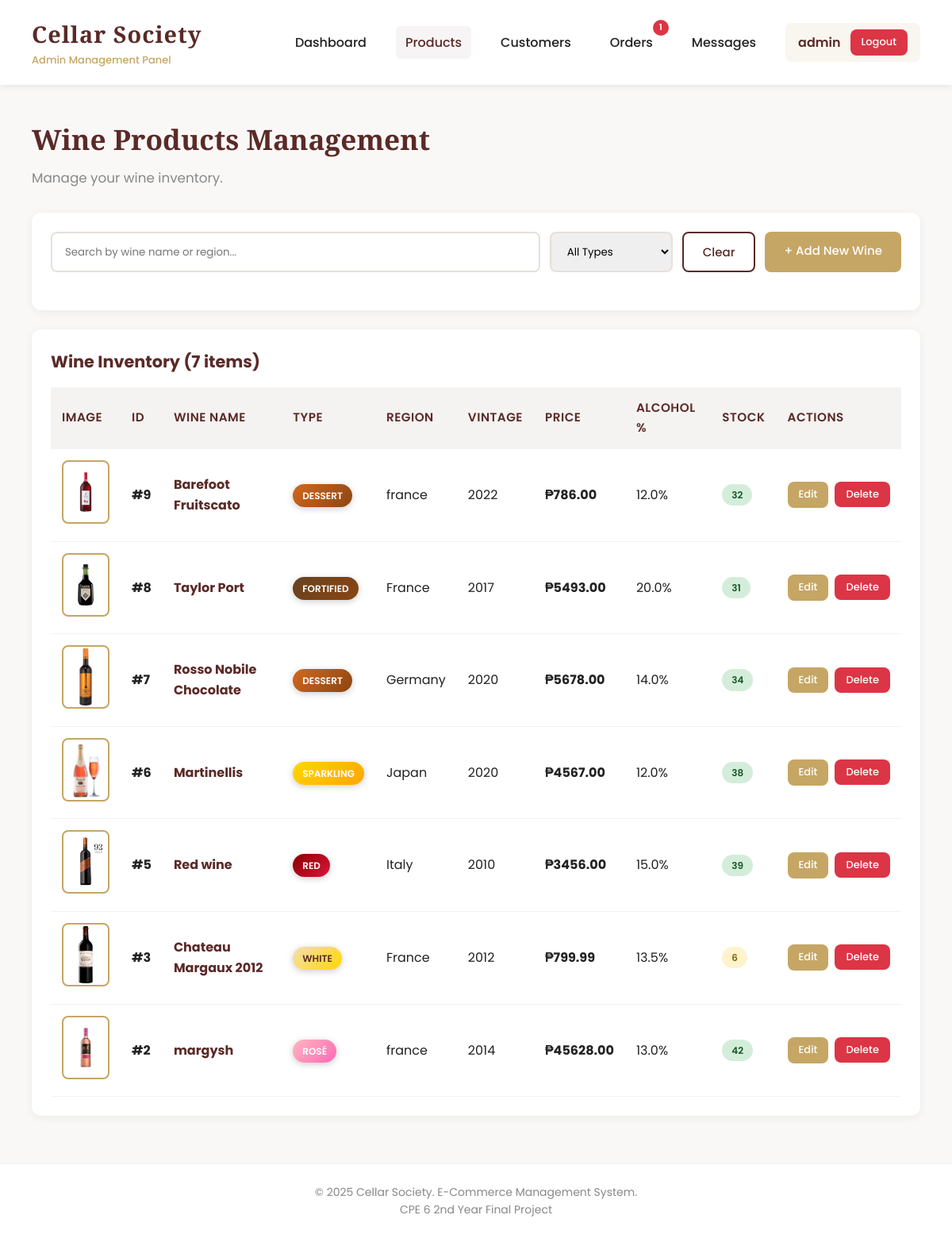
Page /products (signed in) on the earlier database version.
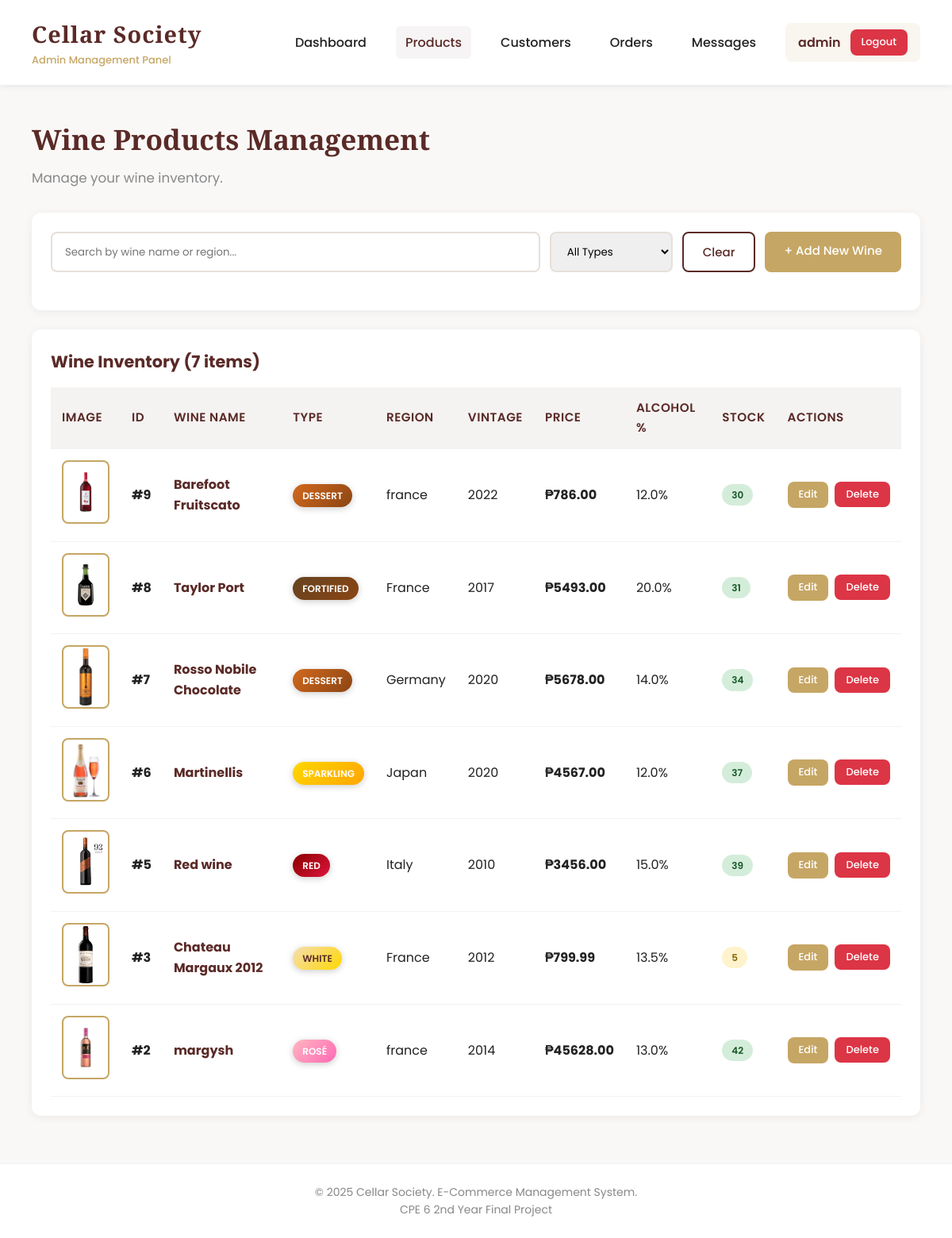
Same page on the later database version.
### tables this page shows
CREATE TABLE products (
        id INTEGER PRIMARY KEY AUTOINCREMENT,
        name TEXT NOT NULL,
        type TEXT NOT NULL,
        region TEXT NOT NULL,
        vintage INTEGER NOT NULL,
        price REAL NOT NULL,
        alcohol REAL NOT NULL,
        stock INTEGER NOT NULL,
        description TEXT,
        image_url TEXT,
        created_at TIMESTAMP DEFAULT CURRENT_TIMESTAMP
    );

### app.py (the view)
@app.route('/products')
@login_required
def products():
    conn = get_db_connection()
    products = conn.execute('SELECT * FROM products ORDER BY created_at DESC').fetchall()
    conn.close()
    load_products_to_cache()
    return render_template('admin/products.html', products=products)

### app.py (called while the page is built)
def get_db_connection():
    conn = sqlite3.connect('cellar_society.db')
    conn.row_factory = sqlite3.Row
    return conn

def load_products_to_cache():
    conn = sqlite3.connect('cellar_society.db')
    c = conn.cursor()
    c.execute("SELECT * FROM products")
    products = c.fetchall()
    conn.close()
    product_cache.table.clear()
    for p in products:
        product_data = {
            'id': p[0],
            'name': p[1],
            'type': p[2],
            'region': p[3],
            'vintage': p[4],
            'price': p[5],
            'alcohol': p[6],
            'stock': p[7],
            'description': p[8],
            'image_url': p[9]
        }
        product_cache.insert(p[0], product_data)

def login_required(f):
    @wraps(f)
    def decorated_function(*args, **kwargs):
        if 'admin_id' not in session:
            flash('Please login first', 'error')
            return redirect(url_for('login'))
        return f(*args, **kwargs)
    return decorated_function

def get_admin_notification_counts():
    conn = get_db_connection()
    pending_orders = conn.execute('''
        SELECT COUNT(*) as count FROM orders
        WHERE status = 'Pending'
    ''').fetchone()['count']
    processing_orders = conn.execute('''
        SELECT COUNT(*) as count FROM orders
        WHERE status = 'Processing'
    ''').fetchone()['count']
    unread_messages = conn.execute('''
        SELECT COUNT(*) as count FROM messages
        WHERE sender_type = 'customer' AND is_read = 0
    ''').fetchone()['count']
    conn.close()
    total = pending_orders + processing_orders + unread_messages
    return {
        'pending_orders': pending_orders,
        'processing_orders': processing_orders,
        'unread_messages': unread_messages,
        'total': total
    }

@app.context_processor
def inject_admin_notifications():
    return {
        'notifications': get_admin_notification_counts()
    }

    def insert(self, product_id, product_data):
        self.table[product_id] = product_data

### templates/admin/products.html (shortened to what this page needs)
{% extends "admin/base.html" %}
{% block content %}
<div class="page-header">
    <h2>Wine Products Management</h2>
    <p>Manage your wine inventory.</p>
</div>
<div class="card">
    <div class="search-bar">
        <input type="text" id="searchInput" placeholder="Search by wine name or region..." oninput="filterProducts()">
        <select id="typeFilter" onchange="filterProducts()">
            <option value="">All Types</option>
        </select>
        <button onclick="clearFilters()" class="btn ghost">Clear</button>
        <a href="{{ url_for('add_product') }}" class="btn accent">+ Add New Wine</a>
    </div>
</div>
<div class="card">
    <h3 id="productCount">Wine Inventory ({{ products|length }} items)</h3>
    {% if products %}
    <div class="table-container">
        <table>
            <thead>
                <tr>
                    <th>Image</th>
                    <th>ID</th>
                    <th>Wine Name</th>
                    <th>Type</th>
                    <th>Region</th>
                    <th>Vintage</th>
                    <th>Price</th>
                    <th>Alcohol %</th>
                    <th>Stock</th>
                    <th>Actions</th>
                </tr>
            </thead>
            <tbody id="productTableBody">
                {% for product in products %}
                <tr>
                    <td>
                        {% if product.image_url %}
                        <img src="{{ product.image_url }}"
                             alt="{{ product.name }}"
                             style="width: 60px; height: 80px; object-fit: contain; border-radius: 8px; border: 2px solid var(--accent); background: white; padding: 2px;">
                        {% else %}
                        <div style="width: 60px; height: 80px; background: rgba(198, 166, 100, 0.1); border-radius: 8px; display: flex; align-items: center; justify-content: center; color: var(--muted); font-size: 24px;">
                            🍷
                        </div>
                        {% endif %}
                    </td>
                    <td><strong>#{{ product.id }}</strong></td>
                    <td><strong style="color: var(--primary);">{{ product.name }}</strong></td>
                    <td>
                        {% if product.type == 'Red' %}
                            <span style="background: linear-gradient(135deg, #8B0000, #DC143C); color: white; padding: 6px 12px; border-radius: 20px; font-size: 12px; font-weight: 600;
                            text-transform: uppercase; box-shadow: 0 2px 8px rgba(0,0,0,0.2);">
                                Red
                            </span>
                        {% elif product.type == 'White' %}
                            <span style="background: linear-gradient(135deg, #F5DEB3, #FFD700); color: #5a2a27; padding: 6px 12px; border-radius: 20px; font-size: 12px; font-weight: 600;
                            text-transform: uppercase; box-shadow: 0 2px 8px rgba(0,0,0,0.2);">
                                White
                            </span>
                        {% elif product.type == 'Rosé' %}
                            <span style="background: linear-gradient(135deg, #FFB6C1, #FF69B4); color: white; padding: 6px 12px; border-radius: 20px; font-size: 12px; font-weight: 600;
                            text-transform: uppercase; box-shadow: 0 2px 8px rgba(0,0,0,0.2);">
                                Rosé
                            </span>
                        {% elif product.type == 'Sparkling' %}
                            <span style="background: linear-gradient(135deg, #FFD700, #FFA500); color: white; padding: 6px 12px; border-radius: 20px; font-size: 12px; font-weight: 600;
                            text-transform: uppercase; box-shadow: 0 2px 8px rgba(0,0,0,0.2);">
                                Sparkling
                            </span>
                        {% elif product.type == 'Dessert' %}
                            <span style="background: linear-gradient(135deg, #D2691E, #8B4513); color: white; padding: 6px 12px; border-radius: 20px; font-size: 12px; font-weight: 600;
                            text-transform: uppercase; box-shadow: 0 2px 8px rgba(0,0,0,0.2);">
                                Dessert
                            </span>
                        {% elif product.type == 'Fortified' %}
                            <span style="background: linear-gradient(135deg, #654321, #8B4513); color: white; padding: 6px 12px; border-radius: 20px; font-size: 12px; font-weight: 600;
                            text-transform: uppercase; box-shadow: 0 2px 8px rgba(0,0,0,0.2);">
                                Fortified
                            </span>
                        {% else %}
                            <span style="background: linear-gradient(135deg, var(--primary), #6a302c); color: white; padding: 6px 12px; border-radius: 20px; font-size: 12px; font-weight: 600;
                            text-transform: uppercase; box-shadow: 0 2px 8px rgba(0,0,0,0.2);">
                                {{ product.type }}
                            </span>
                        {% endif %}
                    </td>
                    <td>{{ product.region }}</td>
                    <td>{{ product.vintage }}</td>
                    <td><strong>₱{{ "%.2f"|format(product.price) }}</strong></td>
                    <td>{{ product.alcohol }}%</td>
                    <td>
                        {% if product.stock > 10 %}
                            <span class="badge success">{{ product.stock }}</span>
                        {% elif product.stock > 0 %}
                            <span class="badge warning">{{ product.stock }}</span>
                        {% else %}
                            <span class="badge danger">Out of Stock</span>
                        {% endif %}
                    </td>
                    <td>
                        <div class="actions">
                            <a href="{{ url_for('edit_product', product_id=product.id) }}" class="btn btn-small accent">Edit</a>
                            <form method="POST" action="{{ url_for('delete_product', product_id=product.id) }}" style="display: inline;" onsubmit="return confirm('Are you sure you want to delete {{ product.name }}?');">
                                <button type="submit" class="btn btn-small danger">Delete</button>
                            </form>
                        </div>
                    </td>
                </tr>
                {% endfor %}
            </tbody>
        </table>
    </div>
    {% else %}
    <div class="empty-state">
        <h3>No Wines Found</h3>
        <p>Start by adding your first wine product to the inventory.</p>
        <a href="{{ url_for('add_product') }}" class="btn primary" style="margin-top: 16px;">+ Add First Wine</a>
    </div>
    {% endif %}
</div>
{% endblock %}

### templates/admin/base.html (shortened to what this page needs)
<!DOCTYPE html>
<html lang="en">
<head>
</head>
<body>
    <header>
        <div class="brand">
            <h1>Cellar Society</h1>
            <small>Admin Management Panel</small>
        </div>
        {% if session.admin_id %}
        <nav>
            <a href="{{ url_for('dashboard') }}" {% if request.endpoint == 'dashboard' %}class="active"{% endif %}>Dashboard</a>
            <a href="{{ url_for('products') }}" {% if request.endpoint in ['products', 'add_product', 'edit_product'] %}class="active"{% endif %}>Products</a>
            <a href="{{ url_for('customers') }}" {% if request.endpoint in ['customers', 'customer_detail'] %}class="active"{% endif %}>Customers</a>
            <a href="{{ url_for('orders') }}" style="position: relative;" {% if request.endpoint in ['orders', 'order_detail'] %}class="active"{% endif %}>
                Orders
                {% if notifications.pending_orders + notifications.processing_orders > 0 %}
                <span style="position: absolute; top: -8px; right: -8px; background: var(--danger); color: white; border-radius: 50%; width: 20px; height: 20px; font-size: 11px; display: flex; align-items: center; justify-content: center; font-weight: 600;">
                    {{ notifications.pending_orders + notifications.processing_orders }}
                </span>
                {% endif %}
            </a>
            <a href="{{ url_for('messages') }}" style="position: relative;" {% if request.endpoint in ['messages', 'message_thread'] %}class="active"{% endif %}>
                Messages
            </a>
            <div class="user-info">
                <span>{{ session.admin_username }}</span>
                <a href="{{ url_for('logout') }}" class="btn btn-small danger">Logout</a>
            </div>
        </nav>
        {% endif %}
    </header>
    <main>
        {% block content %}{% endblock %}
    </main>
    <footer>
        <p>&copy; 2025 Cellar Society. E-Commerce Management System.</p>
        <p>CPE 6 2nd Year Final Project</p>
    </footer>
</body>
</html>

### templates/admin/base.html (style rules this page uses)
:root { --primary: #5a2a27; --accent: #c6a664; --bg: #f9f8f7; --card-bg: #ffffff; --text: #222; --muted: #888; --success: #28a745; --danger: #dc3545; --warning: #ffc107; }
* { margin: 0; padding: 0; box-sizing: border-box; }
body { font-family: 'Poppins', sans-serif; background: var(--bg); color: var(--text); line-height: 1.6; }
header { background: var(--card-bg); box-shadow: 0 2px 8px rgba(0,0,0,0.08); padding: 20px 40px; display: flex; justify-content: space-between; align-items: center; position: sticky; top: 0; z-index: 100; }
.brand { display: flex; flex-direction: column; }
.brand h1 { font-family: 'Playfair Display', serif; color: var(--primary); font-size: 1.8em; margin: 0; letter-spacing: 1px; }
.brand small { color: var(--accent); font-size: 13px; font-weight: 500; }
nav { display: flex; gap: 25px; align-items: center; }
nav a { text-decoration: none; color: var(--text); font-weight: 500; transition: color 0.3s; padding: 8px 12px; border-radius: 6px; }
nav a:hover, nav a.active { color: var(--primary); background: rgba(90, 42, 39, 0.05); }
.user-info { display: flex; align-items: center; gap: 12px; padding: 8px 16px; background: rgba(198, 166, 100, 0.1); border-radius: 8px; }
.user-info span { color: var(--primary); font-weight: 600; }
main { max-width: 1400px; margin: 40px auto; padding: 0 40px; }
.page-header { margin-bottom: 30px; }
.page-header h2 { font-family: 'Playfair Display', serif; color: var(--primary); font-size: 2.2em; margin-bottom: 8px; }
.page-header p { color: var(--muted); font-size: 1.05em; }
.card { background: var(--card-bg); border-radius: 12px; box-shadow: 0 2px 12px rgba(0,0,0,0.06); padding: 24px; margin-bottom: 24px; }
.card h3 { color: var(--primary); margin-bottom: 16px; font-size: 1.3em; }
.btn { padding: 12px 24px; border: none; border-radius: 8px; cursor: pointer; font-family: 'Poppins'; font-weight: 500; font-size: 15px; transition: all 0.3s; text-decoration: none; display: inline-block; }
.btn.accent { background: var(--accent); color: white; }
.btn.danger { background: var(--danger); color: white; }
.btn.ghost { background: transparent; border: 2px solid var(--primary); color: var(--primary); }
.btn-small { padding: 6px 14px; font-size: 13px; }
.table-container { overflow-x: auto; }
table { width: 100%; border-collapse: collapse; }
th, td { padding: 14px; text-align: left; border-bottom: 1px solid rgba(0,0,0,0.05); }
th { background: #f4f3f2; color: var(--primary); font-weight: 600; font-size: 0.95em; text-transform: uppercase; letter-spacing: 0.5px; }
.search-bar { display: flex; gap: 12px; margin-bottom: 24px; flex-wrap: wrap; }
.search-bar input { flex: 1; min-width: 250px; padding: 12px 16px; border: 2px solid #e5e0da; border-radius: 8px; font-family: 'Poppins'; }
.search-bar select { padding: 12px 16px; border: 2px solid #e5e0da; border-radius: 8px; font-family: 'Poppins'; }
.badge { display: inline-block; padding: 4px 12px; border-radius: 20px; font-size: 12px; font-weight: 600; text-transform: uppercase; }
.badge.success { background: #d4edda; color: #155724; }
.badge.warning { background: #fff3cd; color: #856404; }
footer { text-align: center; padding: 24px; color: var(--muted); font-size: 14px; border-top: 1px solid rgba(0,0,0,0.05); background: var(--card-bg); margin-top: 60px; }
.actions { display: flex; gap: 8px; }

Differences in the rows shown:
changed products "Barefoot Fruitscato": stock "32" → "30"
changed products "Martinellis": stock "38" → "37"
changed products "Chateau Margaux 2012": stock "6" → "5"
Other differences:
{{ notifications.pending_orders + notifications.processing_orders }}: "1" → (not shown)
